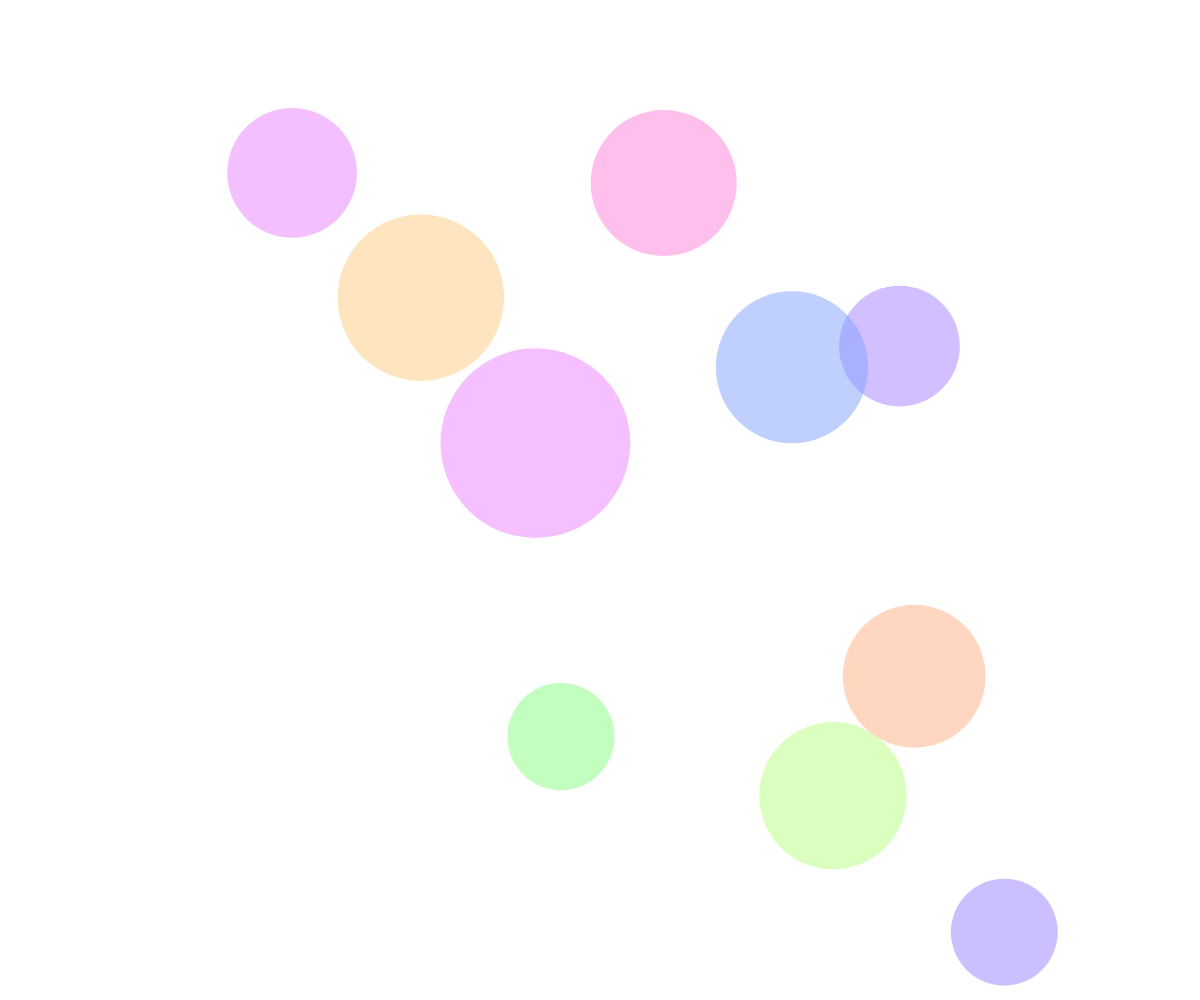
Frame 1 (no input)
Frame 60 (no input): identical to frame 1, image omitted
Frame 120 (the mouse pressed at the canvas centre since frame 60): identical to frame 1, image omitted

The p5.js sketch that drew this single still picture (run headless with seeded random() and noise() and a simulated clock; from frame 60 on, the mouse is pressed at the canvas centre):

// p5.js sketch
// ── sketch.js
var springyCircles = []; //array of SpringyCircle objects
var numberOfSpringyCircles = 10;
var allTheKeys = "1234567890qwertyuiopasdfghjklzxcvbnm";

function setup() {
  createCanvas(windowWidth,windowHeight); //make a fullscreen canvas, thanks to: http://codepen.io/grayfuse/pen/wKqLGL
  noStroke(); //no outlines, just filled shapes
  colorMode(HSB, 100);// Use HSB with scale of 0-100, see https://p5js.org/reference/#/p5/color
  ellipseMode(RADIUS); //https://p5js.org/reference/#/p5/ellipseMode draw with a radius rather than a width

  for (var i=0; i < numberOfSpringyCircles; i++) {
    springyCircles.push(new SpringyCircle());
  }
}

function draw() {
  background(255); //white background
  drawCircles();
}

function drawCircles(){
  for (var i = 0; i < springyCircles.length; i++) {
    springyCircles[i].display();
  }
}

function keyTyped(){
  var lowerCaseKey = key.toLowerCase(); //key is a system variable via https://p5js.org/reference/#/p5/key, toLowerCase via http://www.w3schools.com/jsref/jsref_tolowercase.asp

  if(allTheKeys.includes(lowerCaseKey)){
    //if the key is a valid one, circles nearby should react
    var positionOfKey = getCanvasPositionFromKey(lowerCaseKey);
    var positionOfKeyInPixels = createVector(positionOfKey.x * windowWidth, positionOfKey.y * windowHeight);

    for (var i = 0; i < springyCircles.length; i++) {
      //for all the springyCircles
      var positionOfCircleInPixels = createVector(springyCircles[i].position.x * windowWidth, springyCircles[i].position.y * windowHeight);
      var radiusOfCircle = springyCircles[i].radius;
      var distanceBetweenKeyAndCircle = dist(positionOfKeyInPixels.x, positionOfKeyInPixels.y, positionOfCircleInPixels.x, positionOfCircleInPixels.y);

      if(distanceBetweenKeyAndCircle < radiusOfCircle){
        //if the key is under the springy circle, then spring/move it
        springyCircles[i].moveSpring();
      }

    }
  }

  return false; //https://p5js.org/reference/#/p5/keyTyped preventing default behaviour
}

function SpringyCircle(){ //SpringyCircle object
  var circleMinRadius = 50;
  var circleMaxRadius = 100;
  this.colour = color(random(100),50,100,50);; //random hue, saturation 50%, brightness 100%, alpha 50%
  this.radius = random(circleMinRadius,circleMaxRadius);
  this.position = createVector(random(windowWidth)/windowWidth,random(windowHeight)/windowHeight);

  // Spring simulation from https://p5js.org/examples/simulate-spring.html
  // Spring simulation constants
  this.M = 0.8;  // Mass
  this.K = 0.2;  // Spring constant
  this.D = 0.92; // Damping
  this.R = this.position.y;  // Rest position

  // Spring simulation variables
  //this.ps = R,   // Position, not needed as we have this.position.y
  this.vs = 0.0, // Velocity
  this.as = 0,   // Acceleration
  this.f = 0;    // Force

  this.display = function(){
    this.spring();
    var translatedX = this.position.x * windowWidth;
    var translatedY = this.position.y * windowHeight;
    fill(this.colour);
    ellipse(translatedX, translatedY, this.radius); // https://p5js.org/reference/#/p5/ellipse and https://p5js.org/reference/#/p5/ellipseMode
  }

  this.spring = function(){
    // Update the spring position
    this.f = -this.K * ( this.position.y - this.R ); // f=-ky
    this.as = this.f / this.M; // Set the acceleration, f=ma == a=f/m
    this.vs = this.D * (this.vs + this.as);  // Set the velocity
    this.position.y = this.position.y + this.vs;        // Updated position

    if (abs(this.vs) < 0.1) {
      this.vs = 0.0;
    }
  }

  this.moveSpring = function(){ //move the position of the spring a bit
    this.position.y += 0.2; //move a 5th of the screen down
  }
}

function getCanvasPositionFromKey(aKey){ //returns the position of a key onscreen in the form of a vector between 0..1 where 0,0 is top left and 1,1 is bottom right of screen - i.e. relative screen ratio rather than absolute pixel position
  var canvasPosition =  createVector(0.5,0.5); //centre of screen for now
  var numberOfRows = 4;
  var yNudge = (1/numberOfRows)/2;

  switch(aKey) {
    case '1': case '2': case '3': case '4': case '5': case '6': case '7': case '8': case '9': case '0':
    canvasPosition.y = 0+yNudge;
    canvasPosition.x = findXOnFirstRowKey(aKey);
    break;
    case 'q': case 'w': case 'e': case 'r': case 't': case 'y': case 'u': case 'i': case 'o': case 'p':
    case 'Q': case 'W': case 'E': case 'R': case 'T': case 'Y': case 'U': case 'I': case 'O': case 'P':
    canvasPosition.y = 0.25+yNudge;
    canvasPosition.x = findXOnSecondRowKey(aKey);
    break;
    case 'a': case 's': case 'd': case 'f': case 'g': case 'h': case 'j': case 'k': case 'l':
    case 'A': case 'S': case 'D': case 'F': case 'G': case 'H': case 'J': case 'K': case 'L':
    canvasPosition.y = 0.5+yNudge;
    canvasPosition.x = findXOnThirdRowKey(aKey);
    break;
    case 'z': case 'x': case 'c': case 'v': case 'b': case 'n': case 'm':
    case 'Z': case 'X': case 'C': case 'V': case 'B': case 'N': case 'M':
    canvasPosition.y = 0.75+yNudge;
    canvasPosition.x = findXOnFourthRowKey(aKey);
    break;
  }

  return canvasPosition;
}

function findXOnFirstRowKey(aKey){
  //10 keys on the first row
  var numberOfCharacters = 10;
  var xNudge = (1/numberOfCharacters)/2;

  var relativeXPosition = 0.0;
  switch(aKey) {
    case '1':
    relativeXPosition = 0.0+xNudge;
    break;
    case '2':
    relativeXPosition = 0.1+xNudge;
    break;
    case '3':
    relativeXPosition = 0.2+xNudge;
    break;
    case '4':
    relativeXPosition = 0.3+xNudge;
    break;
    case '5':
    relativeXPosition = 0.4+xNudge;
    break;
    case '6':
    relativeXPosition = 0.5+xNudge;
    break;
    case '7':
    relativeXPosition = 0.6+xNudge;
    break;
    case '8':
    relativeXPosition = 0.7+xNudge;
    break;
    case '9':
    relativeXPosition = 0.8+xNudge;
    break;
    case '0':
    relativeXPosition = 0.9+xNudge;
    break;
  }
  return relativeXPosition;
}

function findXOnSecondRowKey(aKey){
  //10 keys on the second row
  var numberOfCharacters = 10;
  var xNudge = (1/numberOfCharacters)/2;

  var relativeXPosition = 0.0;
  switch(aKey) {
    case 'q': case 'Q':
    relativeXPosition = 0.0+xNudge;
    break;
    case 'w': case 'W':
    relativeXPosition = 0.1+xNudge;
    break;
    case 'e': case 'E':
    relativeXPosition = 0.2+xNudge;
    break;
    case 'r': case 'R':
    relativeXPosition = 0.3+xNudge;
    break;
    case 't': case 'T':
    relativeXPosition = 0.4+xNudge;
    break;
    case 'y': case 'Y':
    relativeXPosition = 0.5+xNudge;
    break;
    case 'u': case 'U':
    relativeXPosition = 0.6+xNudge;
    break;
    case 'i': case 'I':
    relativeXPosition = 0.7+xNudge;
    break;
    case 'o': case 'O':
    relativeXPosition = 0.8+xNudge;
    break;
    case 'p': case 'P':
    relativeXPosition = 0.9+xNudge;
    break;
  }
  return relativeXPosition;
}

function findXOnThirdRowKey(aKey){
  //9 keys on the third row
  var numberOfCharacters = 9;
  var ratio = 1.0/numberOfCharacters;
  var xNudge = (1/numberOfCharacters)/2;

  var relativeXPosition = 0.0;
  switch(aKey) {
    case 'a': case 'A':
    relativeXPosition = (0*ratio)+xNudge;
    break;
    case 's': case 'S':
    relativeXPosition = (1*ratio)+xNudge;
    break;
    case 'd': case 'D':
    relativeXPosition = (2*ratio)+xNudge;
    break;
    case 'f': case 'F':
    relativeXPosition = (3*ratio)+xNudge;
    break;
    case 'g': case 'G':
    relativeXPosition = (4*ratio)+xNudge;
    break;
    case 'h': case 'H':
    relativeXPosition = (5*ratio)+xNudge;
    break;
    case 'j': case 'J':
    relativeXPosition = (6*ratio)+xNudge;
    break;
    case 'k': case 'K':
    relativeXPosition = (7*ratio)+xNudge;
    break;
    case 'l': case 'L':
    relativeXPosition = (8*ratio)+xNudge;
    break;
  }
  return relativeXPosition;
}

function findXOnFourthRowKey(aKey){
  //7 keys on the third row
  var numberOfCharacters = 7;
  var ratio = 1/numberOfCharacters;
  var xNudge = (1/numberOfCharacters)/2;

  var relativeXPosition = 0.0;
  switch(aKey) {
    case 'z': case 'Z':
    relativeXPosition = (0*ratio)+xNudge;
    break;
    case 'x': case 'X':
    relativeXPosition = (1*ratio)+xNudge;
    break;
    case 'c': case 'C':
    relativeXPosition = (2*ratio)+xNudge;
    break;
    case 'v': case 'V':
    relativeXPosition = (3*ratio)+xNudge;
    break;
    case 'b': case 'B':
    relativeXPosition = (4*ratio)+xNudge;
    break;
    case 'n': case 'N':
    relativeXPosition = (5*ratio)+xNudge;
    break;
    case 'm': case 'M':
    relativeXPosition = (6*ratio)+xNudge;
    break;
  }
  return relativeXPosition;
}
